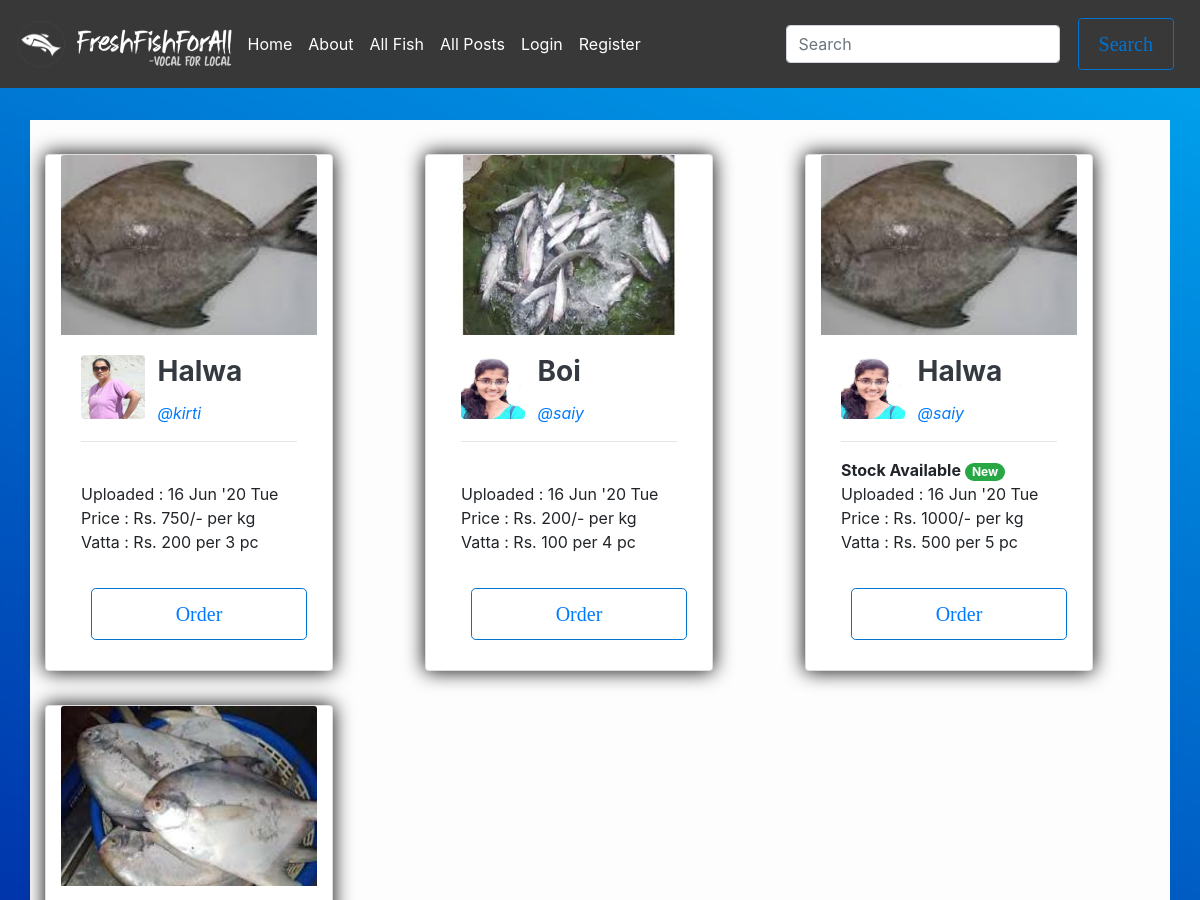
Page /fish/all (upper part) on the earlier database version.
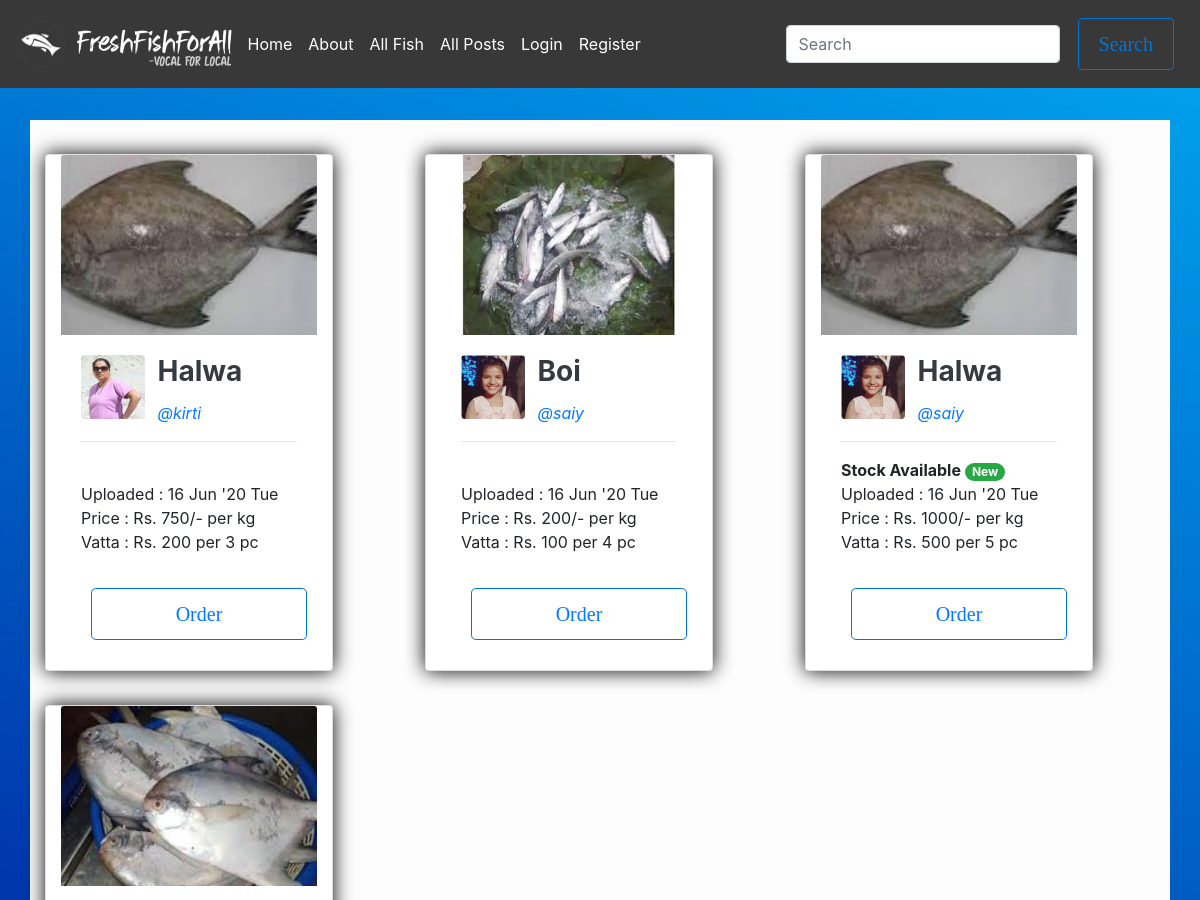
Same page on the later database version.
### flaskblog/models.py (models this page shows, shortened)
class Fish(db.Model):
    id          = db.Column(db.Integer, primary_key = True)
    name        = db.Column(db.String(20), nullable=False)
    upload_date = db.Column(db.DateTime, index=True, nullable=False, default=datetime.utcnow)
    image_file  = db.Column(db.String(20), nullable=False)
    price       = db.Column(db.Integer, nullable=False)
    unit        = db.Column(db.String(20), nullable=False) # kg,g
    size        = db.Column(db.String(20), nullable=False) #Small, Medium, Large
    pc_vatta    = db.Column(db.Integer)
    price_vatta = db.Column(db.Integer)
    isAvailable = db.Column(db.Boolean, nullable=False, default=False)
    orders      = db.relationship('Order', secondary=ords, backref=db.backref('fishes'), lazy='dynamic')
    seller_id   = db.Column(db.Integer, db.ForeignKey('user.id'), nullable=False)

class User(db.Model, UserMixin):
    id            = db.Column(db.Integer, primary_key = True)
    username      = db.Column(db.String(20), unique=True, nullable=False)
    fullname      = db.Column(db.String(60))
    email         = db.Column(db.String(20), unique=True)
    address       = db.Column(db.String(120))
    image_file    = db.Column(db.String(20), nullable=False, default='default.jpg')
    password      = db.Column(db.String(60), nullable=False)
    points        = db.Column(db.Integer)
    posts         = db.relationship('Post', backref='post_author', lazy=True)
    fishes        = db.relationship('Fish', backref='fish_seller', lazy='dynamic')
    mycarousel    = db.relationship('Mycarousel', backref='author', lazy='dynamic')
    followed = db.relationship(
        'User', secondary=followers,
        primaryjoin=(followers.c.follower_id == id),
        secondaryjoin=(followers.c.followed_id == id),
        backref=db.backref('followers', lazy='dynamic'), lazy='dynamic')

### flaskblog/fish/routes.py (the view)
@fishes.route("/fish/all", methods=['GET', 'POST'])
def all_fish():
    page = request.args.get('page', 1, type=int)
    data = Fish.query.order_by(Fish.upload_date.desc()).paginate(page=page, per_page=12)
    return render_template('all_fish.html',data=data)

### flaskblog/templates/all_fish.html (shortened to what this page needs)
{% extends "layout.html" %}
{% block content %}
<br><br>
<div class="container bg">
  <br>
    <div class="row">
      {% for d in data.items %}
      <div class="col-lg-4">
        <div class="card shadey" style="width: 18rem;">
            <img class="card-img-top img-fluid" src="{{ url_for('static', filename='fish_pics/' + d.image_file) }}" alt="Card image cap" >
            <div class="card-body">
              <div style="display:inline-block; vertical-align:top " >
                <img src="{{ url_for('static', filename='profile_pics/' + d.fish_seller.image_file) }}" alt="64x64" class="mr-2 rounded" style="width: 64px; height: 64px;" data-holder-rendered="true">
              </div>
              <div style="display:inline-block">
                    <h3><strong class="d-block text-dark card-title">{{ d.name }}</strong></h3>
                    <a href="{{ url_for('users.user_popup', username=d.fish_seller.username)}}"><i>@{{ d.fish_seller.username }}</i></a>
              </div>
              <hr>
              {% if d.isAvailable %}
            <b>Stock Available <a href="#" class="badge badge-pill badge-success"> New</a></b> <br>
              {% else %}
                <br>
              {% endif %}
              Uploaded : {{d.upload_date.strftime("%d") }} {{d.upload_date.strftime("%b") }} '{{ d.upload_date.strftime("%y")}} {{ d.upload_date.strftime("%a")}} <br>
              Price    : Rs. {{ d.price }}/- per {{ d.unit }} <br>
              Vatta    : Rs. {{d.price_vatta}} per {{d.pc_vatta}} pc <br><br>
              {% if current_user == d.fish_seller %}
                <br><br>
              {% else %}
                <a href="{{ url_for('fishes.new_order', buyername=current_user.username, sellername=d.fish_seller.username, fish=d.id)}}" class="btn btn-outline-primary btn-lg btn-block">Order</a>
              {% endif %}
            </div>
          </div><br>
      </div>
      {% endfor %}
    </div>
</div>
<br><br><br>
{% endblock content %}

Differences in the rows shown:
changed through a linked row, Fish "Boi": image_file: a different picture
changed through a linked row, Fish (number 3 of 4 on the later page): image_file: a different picture
